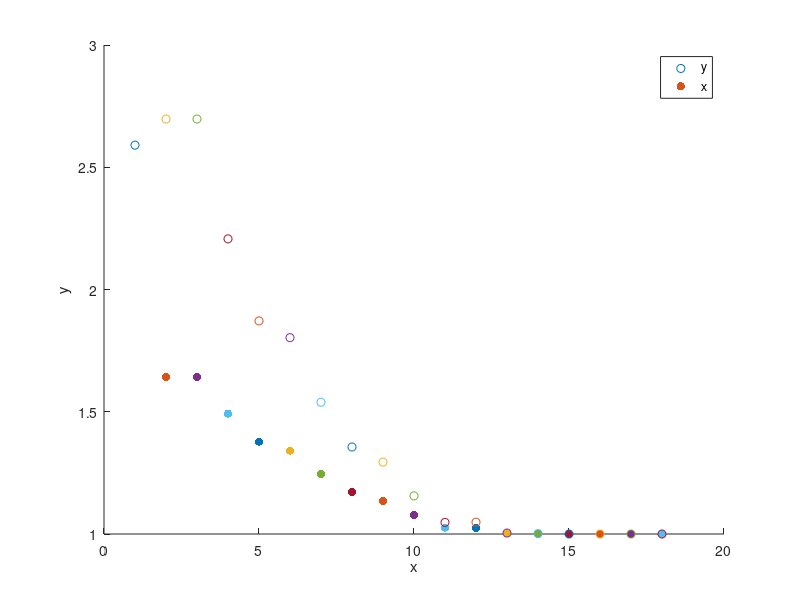

The MATLAB script that drew this image:
n=1;
x0=zeros(2,1);
g0=zeros(2,1);
s0=zeros(2,1);
H0=eye(2);
X1=zeros(2,1);
X2=zeros(2,1);
G1=zeros(2,1);
S1=zeros(2,1);
H1=zeros(2,2);
p1=zeros(2,1);
q1=zeros(2,1);
x0(1)=0.676;
x0(2)=0.443;
fx=@(x,y)-2*(1-x)-320*x*(y-x^2);
fy=@(x,y)160*(y-x^2);
g0(1)=fx(x0(1),x0(2));
g0(2)=fy(x0(1),x0(2));
f=@(x,y)(1-x)^2+80*((y-x^2)^2);
s0=-H0*g0;

%plot(x0)

phi=@(k)(1-(x0(1)+k*s0(1)))^2+80*((x0(2)+k*s0(2))-(x0(1)+k*s0(1))^2)^2;
kstar=fminbnd(phi,-10,10);
X1=x0+kstar*s0;
F=f(X1(1),X1(2));
d=f(X1(1),X1(2))-f(x0(1),x0(2));
scatter(n,X1(1),'filled')
scatter(n,X1(2))
hold on
%plot(X1)

while n<500
    
G1(1)=fx(X1(1),X1(2));
G1(2)=fy(X1(1),X1(2));
p1=G1-g0;
q1=X1-x0;
H1=H0-(H0*p1*p1.'*H0)/(p1.'*H0*p1)+(q1*q1.')/(p1.'*q1)
S1=-H1*G1;
phi=@(k)(1-(X1(1)+k*S1(1)))^2+80*((X1(2)+k*S1(2))-(X1(1)+k*S1(1))^2)^2;
kstar=fminbnd(phi,-10,10);
X2=X1+kstar.*S1;
F=f(X2(1),X2(2));
d=f(X2(1),X2(2))-f(X1(1),X1(2));
scatter(n+1,X2(1),'filled')
scatter(n+1,X2(2))

%plot(X2)
x0=X1;
g0=G1;
X1=X2;
H0=H1;
n=n+1;

if norm(X1-x0)<10^-8
    n=2500;
end
end
xlabel('x')
ylabel('y')
legend('y','x')
hold off 